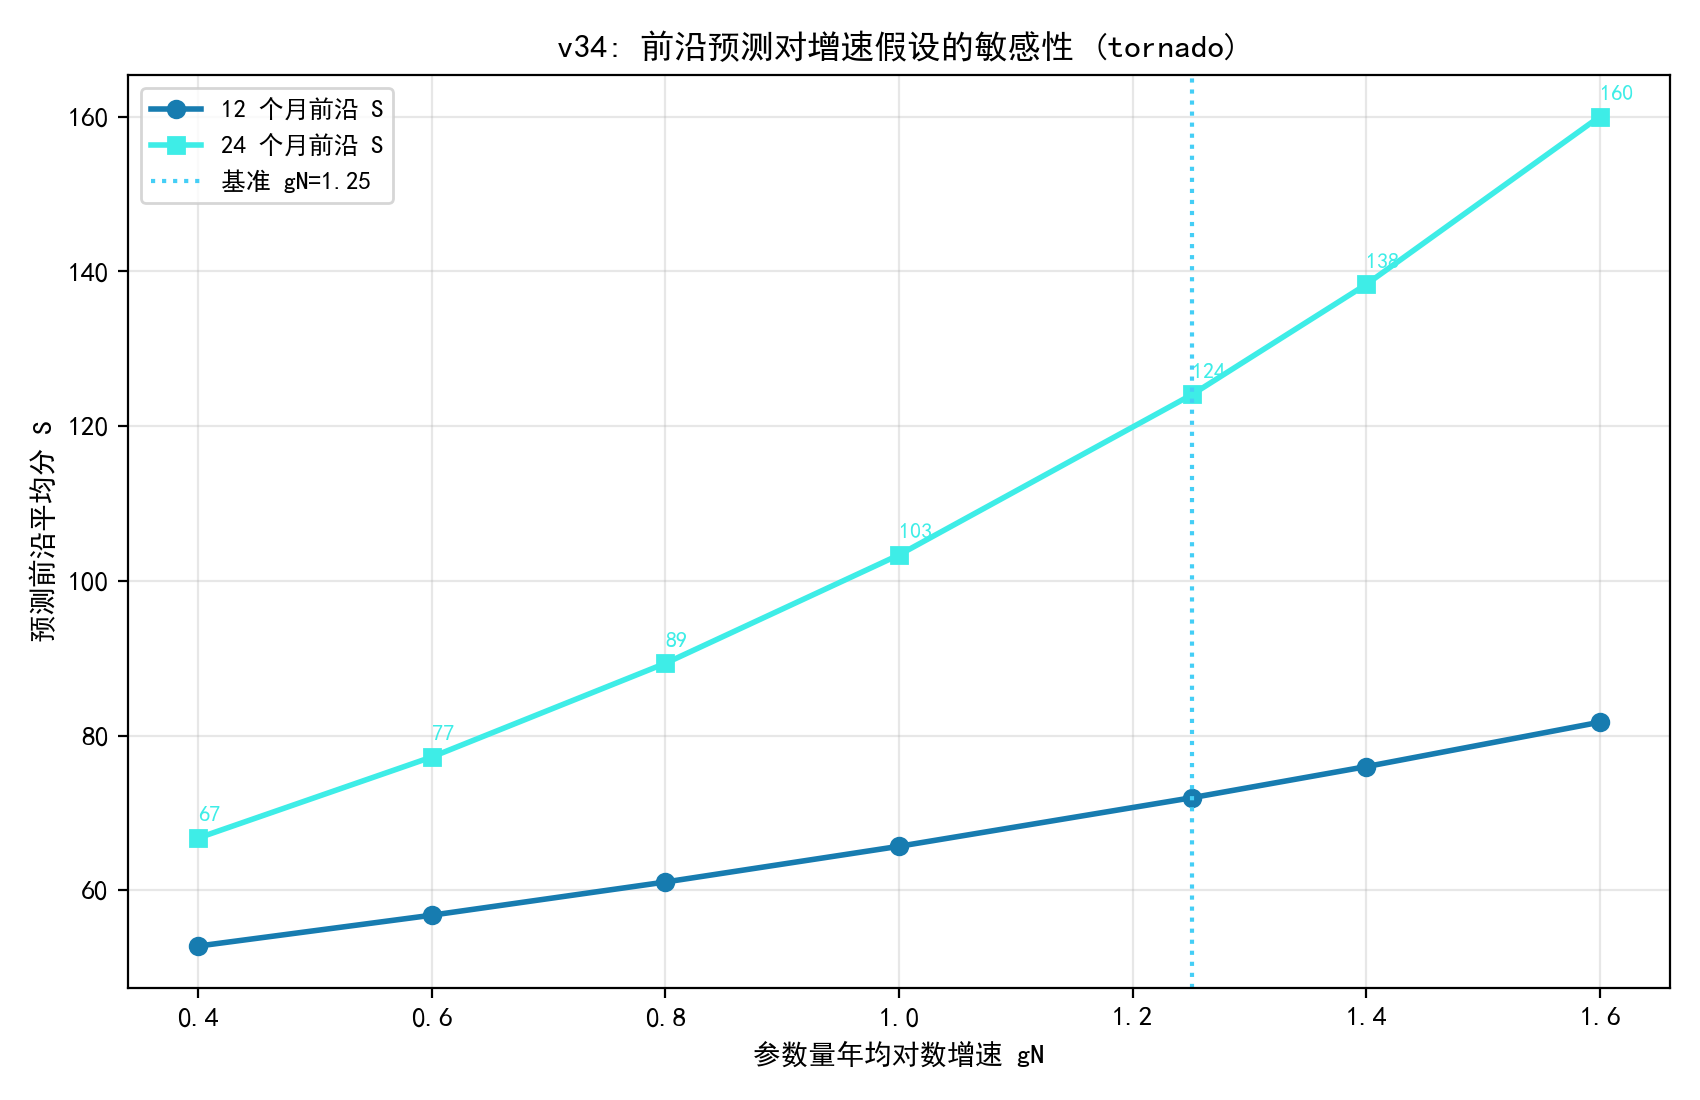

This figure's Python source:
# -*- coding: utf-8 -*-
"""
v34 实验: 前沿预测对增速假设 gN 的敏感性 (tornado)
S_12(gN) = exp(c0 + bN(lnN90 + gN) + bT(t0+1))
S_24(gN) = exp(c0 + bN(lnN90 + 2 gN) + bT(t0+2))
扫 gN ∈ {0.4..1.6}, 报告 12/24 个月前沿对 gN 的跨度,
与分位数 tau/分解口径等其它不确定性来源对比.
输出: experiments/v34_p4_gN_sens.csv/.json/.png
"""
import os, sys, json
import numpy as np
import pandas as pd
sys.path.insert(0, os.path.join(os.path.dirname(__file__), "..", "code"))
from common import RES, BASE

EX = os.path.join(os.path.dirname(__file__))
os.makedirs(EX, exist_ok=True)

import matplotlib
matplotlib.use("Agg")
import matplotlib.pyplot as plt
import matplotlib.font_manager as fm
for _f in ("SimHei.ttf", "simsun.ttf"):
    _p = os.path.join(BASE, _f)
    if os.path.exists(_p):
        fm.fontManager.addfont(_p)
plt.rcParams["font.sans-serif"] = ["SimHei"]
plt.rcParams["axes.unicode_minus"] = False
plt.rcParams["axes.prop_cycle"] = "cycler(color=['#177cb0', '#1685a9', '#3eede7', '#70f3ff', '#44cef6', '#88ada6'])"
import plotstyle


def main():
    p4 = json.load(open(os.path.join(RES, "p4_results.json"), encoding="utf-8"))
    q = p4["frontier_qr"]
    c0, bN, bT, lnN90 = q["c0"], q["bN"], q["bT"], 2.700
    t0 = 3.0  # 2025-03
    gN_base = p4["gN"]
    print(f"QR: lnS={c0:.3f}+{bN:.3f}lnN+{bT:.3f}t, lnN90={lnN90}, gN={gN_base:.3f}")

    gs = [0.4, 0.6, 0.8, 1.0, gN_base, 1.4, 1.6]
    gs = sorted(set(gs))
    rows = []
    for g in gs:
        s12 = np.exp(c0 + bN * (lnN90 + g) + bT * (t0 + 1))
        s24 = np.exp(c0 + bN * (lnN90 + 2 * g) + bT * (t0 + 2))
        rows.append({"gN": g, "S_12": float(s12), "S_24": float(s24)})
        print(f"gN={g:.2f}: S_12={s12:.1f}  S_24={s24:.1f}")
    rdf = pd.DataFrame(rows)
    rdf.to_csv(os.path.join(EX, "v34_p4_gN_sens.csv"), index=False, encoding="utf-8-sig")

    s12b = rdf[rdf["gN"] == gN_base]["S_12"].iloc[0]
    s24b = rdf[rdf["gN"] == gN_base]["S_24"].iloc[0]
    span12 = (rdf["S_12"].max() - rdf["S_12"].min()) / s12b
    span24 = (rdf["S_24"].max() - rdf["S_24"].min()) / s24b
    print(f"跨度: 12个月 ±{span12*100:.0f}% | 24个月 ±{span24*100:.0f}%")

    fig, ax = plt.subplots(figsize=(8.5, 5.5))
    ax.plot(rdf["gN"], rdf["S_12"], "o-", lw=2, color="#177cb0", label="12 个月前沿 S")
    ax.plot(rdf["gN"], rdf["S_24"], "s-", lw=2, color="#3eede7", label="24 个月前沿 S")
    ax.axvline(gN_base, ls=":", color="#44cef6", label=f"基准 gN={gN_base:.2f}")
    for _, r in rdf.iterrows():
        ax.annotate(f"{r['S_24']:.0f}", (r["gN"], r["S_24"]), textcoords="offset points",
                    xytext=(0, 6), fontsize=8, color="#3eede7")
    ax.set_xlabel("参数量年均对数增速 gN"); ax.set_ylabel("预测前沿平均分 S")
    ax.set_title("v34: 前沿预测对增速假设的敏感性 (tornado)")
    ax.legend(fontsize=9); ax.grid(alpha=0.3)
    fig.tight_layout(); fig.savefig(os.path.join(EX, "v34_p4_gN_sens.png"), dpi=200)
    plt.close(fig)

    with open(os.path.join(EX, "v34_p4_gN_sens.json"), "w", encoding="utf-8") as f:
        json.dump({"rows": rows, "span12_pct": float(span12 * 100),
                   "span24_pct": float(span24 * 100)}, f, ensure_ascii=False, indent=2)
    print("\ndone v34")


if __name__ == "__main__":
    main()
